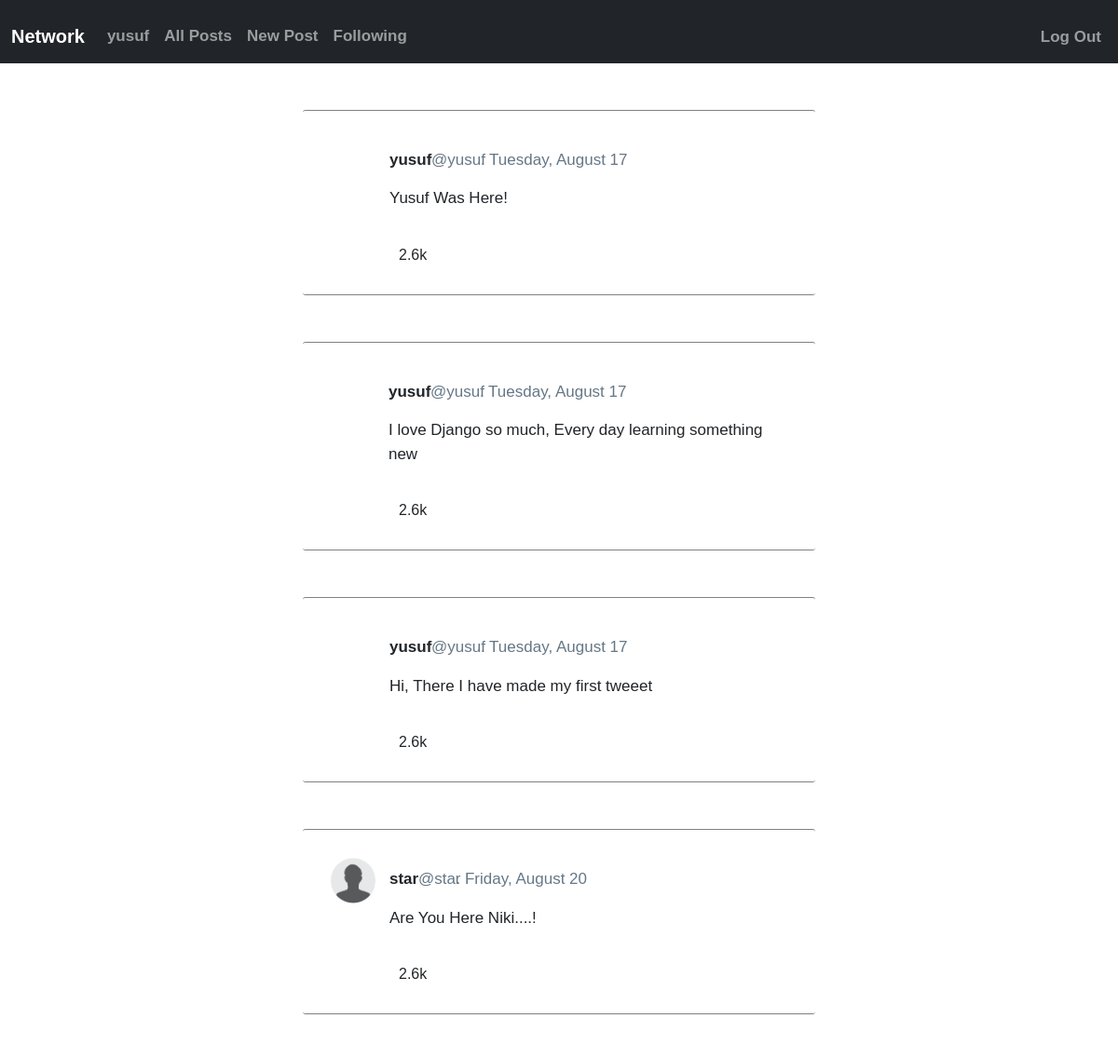
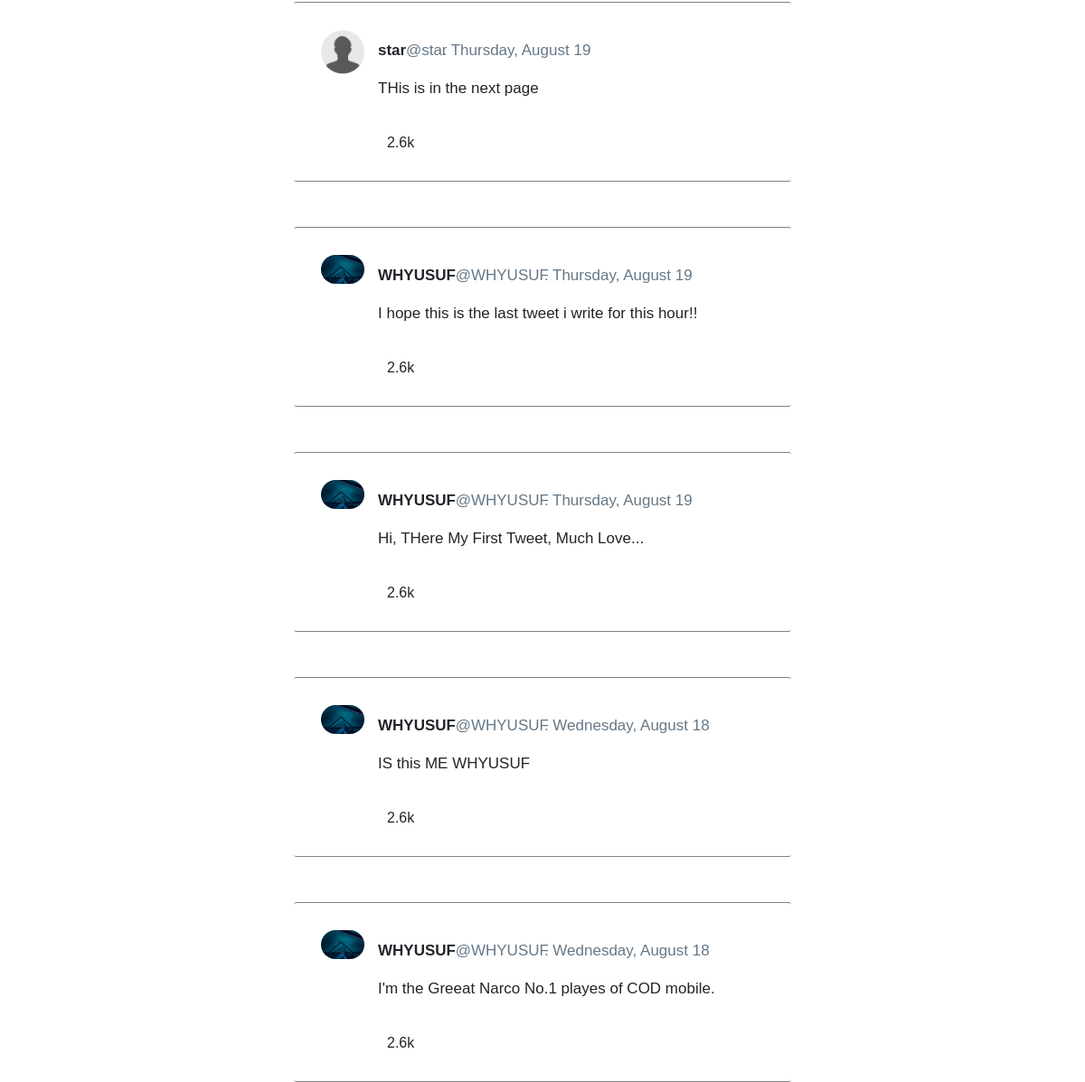
The page /users/yusuf/following/ (signed in) on the database its author committed (2 pictures, top to bottom).
### network/models.py (models this page shows, shortened)
class Post(models.Model):
    STATUS_CHOICES = (('draft', 'Draft'), ('published', 'Published'))
    author = models.ForeignKey(
        settings.AUTH_USER_MODEL,
        on_delete=models.CASCADE,
        related_name='twitter_posts',
        null=True,
    )
    body = models.TextField(max_length=280, null=True)
    date_added = models.DateTimeField(auto_now_add=True)
    publish = models.DateTimeField(default=timezone.now)
    status = models.CharField(max_length=10, choices=STATUS_CHOICES, default='draft')
    objects = models.Manager()  # The default manager.
    published = PublishedManager()  # Our custom manager.
    users_like = models.ManyToManyField(
        settings.AUTH_USER_MODEL, related_name='images_liked', blank=True
    )
    total_likes = models.PositiveIntegerField(db_index=True, default=0)
    class Meta:
        ordering = ('-publish',)

class Profile(models.Model):
    user = models.OneToOneField(settings.AUTH_USER_MODEL, on_delete=models.CASCADE)
    date_of_birth = models.DateField(blank=True, null=True)
    photo = models.ImageField(default='default.png', upload_to='users/%Y/%m/%d/')
    is_active = models.BooleanField(default=True)

### network/views.py (the view)
# urls.py: path('users/<username>/following/', views.following_posts, name='user_following'),
@login_required
def following_posts(request, username):
    user = User.objects.get(username=username, is_active=True)
    user_to_set = user.following.all()
    following_posts = [user.twitter_posts.all() for user in user_to_set]
    posts = list(chain.from_iterable(following_posts))
    return render(request, 'network/following.html', {'posts': posts})

### network/templates/network/following.html
{% extends "layout.html" %}
{% load thumbnail %}
{% block content %}
{% for post in posts %}
<div class="tweet-wrap">
    <div class="tweet-header">
        <img src="{% thumbnail post.author.profile.photo 180x180 %}" alt="" class="avator">
        <div class="tweet-header-info">
            {{post.author}} <a href="{% url 'user_detail' post.author %}"><span>@{{post.author}}</span></a><span>. {{post.date_added|date:'l, F j'}}
            </span>
            <p>{{post.body|linebreaks}}</p>
        </div>
    </div>
    <div class="tweet-info-counts">
        <div class="likes">
            <div class="likes-count">
                2.6k
            </div>
        </div>
    </div>
</div>
{% endfor %}
{% endblock content %}

### network/templates/layout.html (shortened to what this page needs)
{% load static %}
<!DOCTYPE html>
<html lang="en">
<head>
    <link href="https://cdn.jsdelivr.net/npm/bootstrap@5.0.0-beta3/dist/css/bootstrap.min.css" rel="stylesheet">
    <link rel="stylesheet" href="http://cdnjs.cloudflare.com/ajax/libs/font-awesome/4.4.0/css/font-awesome.min.css">
    <link href="{% static 'css/styles.css' %}" rel="stylesheet">
</head>
<body>
    <nav class="navbar navbar-expand-md navbar-dark bg-dark mb-4">
        <div class="container-fluid">
            <a class="navbar-brand" href="{% url 'index' %}">Network</a>
            <div class="collapse navbar-collapse" id="navbarCollapse">
                <ul class="navbar-nav me-auto mb-2 mb-md-0">
                    {% if user.is_authenticated %}
                    <li class="nav-item">
                        <a class="nav-link" href="{% url 'user_detail' request.user%}"><strong>{{ request.user}}</strong></a>
                    </li>
                    {% endif %}
                    <li class=" nav-item">
                        <a class="nav-link" href="{% url 'index' %}">All Posts</a>
                    </li>
                    {% if user.is_authenticated %}
                    <li class="nav-item">
                        <a class="nav-link" href="{% url 'post_new' %}">New Post</a>
                    </li>
                    <li class="nav-item">
                        <a class="nav-link" href="{% url 'user_following' request.user%}">Following</a>
                    </li>
                    <li style="margin-top: 1px;margin-right: 2px;position:absolute;top:8px;right:8px;" class="nav-item">
                        <a class="nav-link" href="{% url 'logout' %}">Log Out</a>
                    </li>
                    {% endif %}
                </ul>
            </div>
        </div>
    </nav>
    {% block content %}{% endblock content%}
</body>
</html>

### network/static/css/styles.css (style rules this page uses)
* { margin: 0px; padding: 0px; box-sizing: content-box; }
img { max-width: 100%; }
.avator { border-radius: 100px; width: 48px; margin-right: 15px; }
.tweet-wrap { max-width: 490px; background: #fff; margin: 0 auto; margin-top: 50px; border-radius: 3px; padding: 30px; border-bottom: 1px solid gray; border-top: 1px solid gray; }
.tweet-header { display: flex; align-items: flex-start; font-size: 17px; }
.tweet-header-info { font-weight: bold; }
.tweet-header-info span { color: #657786; font-weight: normal; margin-left: -5px; }
.tweet-header-info p { font-weight: normal; margin-top: 5px; }
.tweet-info-counts { display: flex; margin-left: 73px; margin-top: 10px; }
.tweet-info-counts div { display: flex; margin-right: 8.5rem; margin-top: 5px; }
body { margin: 0; padding: 0; -webkit-font-smoothing: antialiased; font-family: arial; }
a { font-size: 17px; font-weight: bold; margin-top: 10px; display: inline-block; text-decoration: none; color: #1DA1F2; }

### rows shown on the page
Post: author "yusuf", date_added "Tuesday, August 17", body "Yusuf Was Here!"
Post: author "yusuf", date_added "Tuesday, August 17", body "I love Django so much, Every day learning something new"
Post: author "yusuf", date_added "Tuesday, August 17", body "Hi, There I have made my first tweeet"
Post: author.photo (placeholder picture), author "star", date_added "Friday, August 20", body "Are You Here Niki....!"
Post: author.photo (placeholder picture), author "star", date_added "Thursday, August 19", body "THis is in the next page"
Post: author.photo (picture), author "WHYUSUF", date_added "Thursday, August 19", body "I hope this is the last tweet i write for this hour!!"
Post: author.photo (picture), author "WHYUSUF", date_added "Thursday, August 19", body "Hi, THere My First Tweet, Much Love..."
Post: author.photo (picture), author "WHYUSUF", date_added "Wednesday, August 18", body "IS this ME WHYUSUF"
Post: author.photo (picture), author "WHYUSUF", date_added "Wednesday, August 18", body "I'm the Greeat Narco No.1 playes of COD mobile."

### other values the page prints
{{ request.user }} "yusuf"
